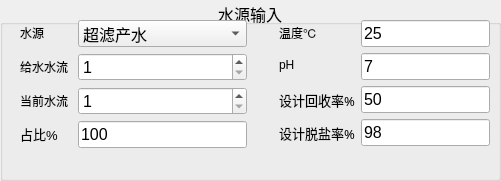
     <widget class="QGroupBox" name="groupBox">
      <property name="geometry">
       <rect>
        <x>20</x>
        <y>20</y>
        <width>501</width>
        <height>181</height>
       </rect>
      </property>
      <property name="font">
       <font>
        <pointsize>12</pointsize>
       </font>
      </property>
      <property name="autoFillBackground">
       <bool>true</bool>
      </property>
      <property name="title">
       <string>水源输入</string>
      </property>
      <property name="alignment">
       <set>Qt::AlignCenter</set>
      </property>
      <widget class="QWidget" name="formLayoutWidget">
       <property name="geometry">
        <rect>
         <x>20</x>
         <y>20</y>
         <width>227</width>
         <height>130</height>
        </rect>
       </property>
       <layout class="QFormLayout" name="formLayout">
        <item row="0" column="0">
         <widget class="QLabel" name="label_31">
          <property name="text">
           <string>&lt;html&gt;&lt;head/&gt;&lt;body&gt;&lt;p&gt;&lt;span style=&quot; font-size:9pt;&quot;&gt;水源&lt;/span&gt;&lt;/p&gt;&lt;/body&gt;&lt;/html&gt;</string>
          </property>
         </widget>
        </item>
        <item row="0" column="1">
         <widget class="QComboBox" name="comboBox">
          <item>
           <property name="text">
            <string>超滤产水</string>
           </property>
          </item>
          <item>
           <property name="text">
            <string>RO产水</string>
           </property>
          </item>
          <item>
           <property name="text">
            <string>地表水</string>
           </property>
          </item>
          <item>
           <property name="text">
            <string>砂滤微滤产水</string>
           </property>
          </item>
          <item>
           <property name="text">
            <string>海水</string>
           </property>
          </item>
          <item>
           <property name="text">
            <string>生化沉淀出水</string>
           </property>
          </item>
          <item>
           <property name="text">
            <string>印染废水</string>
           </property>
          </item>
          <item>
           <property name="text">
            <string>造纸废水</string>
           </property>
          </item>
          <item>
           <property name="text">
            <string>钢铁废水</string>
           </property>
          </item>
          <item>
           <property name="text">
            <string>脱硫废水</string>
           </property>
          </item>
          <item>
           <property name="text">
            <string>脱硫废水</string>
           </property>
          </item>
         </widget>
        </item>
        <item row="1" column="0">
         <widget class="QLabel" name="label_32">
          <property name="text">
           <string>&lt;html&gt;&lt;head/&gt;&lt;body&gt;&lt;p&gt;&lt;span style=&quot; font-size:9pt;&quot;&gt;给水水流 &lt;/span&gt;&lt;/p&gt;&lt;/body&gt;&lt;/html&gt;</string>
          </property>
         </widget>
        </item>
        <item row="1" column="1">
         <widget class="QSpinBox" name="spinBox">
          <property name="minimum">
           <number>1</number>
          </property>
          <property name="maximum">
           <number>10</number>
          </property>
         </widget>
        </item>
        <item row="2" column="0">
         <widget class="QLabel" name="label_33">
          <property name="text">
           <string>&lt;html&gt;&lt;head/&gt;&lt;body&gt;&lt;p&gt;&lt;span style=&quot; font-size:9pt;&quot;&gt;当前水流 &lt;/span&gt;&lt;/p&gt;&lt;/body&gt;&lt;/html&gt;</string>
          </property>
         </widget>
        </item>
        <item row="2" column="1">
         <widget class="QSpinBox" name="spinBox_2">
          <property name="minimum">
           <number>1</number>
          </property>
          <property name="maximum">
           <number>10</number>
          </property>
         </widget>
        </item>
        <item row="3" column="0">
         <widget class="QLabel" name="label_34">
          <property name="text">
           <string>&lt;html&gt;&lt;head/&gt;&lt;body&gt;&lt;p&gt;&lt;span style=&quot; font-size:10pt;&quot;&gt;占比% &lt;/span&gt;&lt;/p&gt;&lt;/body&gt;&lt;/html&gt;</string>
          </property>
         </widget>
        </item>
        <item row="3" column="1">
         <widget class="QLineEdit" name="lineEdit_39">
          <property name="text">
           <string>100</string>
          </property>
         </widget>
        </item>
       </layout>
      </widget>
      <widget class="QWidget" name="formLayoutWidget_3">
       <property name="geometry">
        <rect>
         <x>279</x>
         <y>20</y>
         <width>211</width>
         <height>131</height>
        </rect>
       </property>
       <layout class="QFormLayout" name="formLayout_3">
        <item row="0" column="0">
         <widget class="QLabel" name="label_38">
          <property name="text">
           <string>&lt;html&gt;&lt;head/&gt;&lt;body&gt;&lt;p&gt;&lt;span style=&quot; font-size:9pt;&quot;&gt;温度℃&lt;/span&gt;&lt;/p&gt;&lt;/body&gt;&lt;/html&gt;</string>
          </property>
         </widget>
        </item>
        <item row="0" column="1">
         <widget class="QLineEdit" name="lineEdit_44">
          <property name="text">
           <string>25</string>
          </property>
         </widget>
        </item>
        <item row="1" column="0">
         <widget class="QLabel" name="label_39">
          <property name="text">
           <string>&lt;html&gt;&lt;head/&gt;&lt;body&gt;&lt;p&gt;&lt;span style=&quot; font-size:9pt;&quot;&gt;pH&lt;/span&gt;&lt;/p&gt;&lt;/body&gt;&lt;/html&gt;</string>
          </property>
         </widget>
        </item>
        <item row="1" column="1">
         <widget class="QLineEdit" name="lineEdit_45">
          <property name="text">
           <string>7</string>
          </property>
         </widget>
        </item>
        <item row="2" column="0">
         <widget class="QLabel" name="label_16">
          <property name="font">
           <font>
            <family>8514oem</family>
            <pointsize>10</pointsize>
           </font>
          </property>
          <property name="text">
           <string>设计回收率%</string>
          </property>
         </widget>
        </item>
        <item row="2" column="1">
         <widget class="QLineEdit" name="lineEdit_8">
          <property name="text">
           <string>50</string>
          </property>
         </widget>
        </item>
        <item row="3" column="0">
         <widget class="QLabel" name="label_54">
          <property name="font">
           <font>
            <family>8514oem</family>
            <pointsize>10</pointsize>
           </font>
          </property>
          <property name="text">
           <string>设计脱盐率%</string>
          </property>
         </widget>
        </item>
        <item row="3" column="1">
         <widget class="QLineEdit" name="lineEdit">
          <property name="text">
           <string>98</string>
          </property>
         </widget>
        </item>
       </layout>
      </widget>
     </widget>
